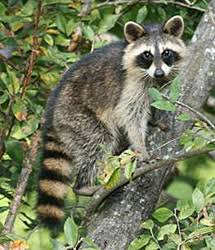
#> input picture imagenes/mapache.jpg, 215 x 250 px, found by its file name
$ python p8-mediana-1389.py
#> lines starting #> are read from the running program, lines starting #| are printed output that depends on the picture
# Eliminación de ruido con filtro Mediano
# Oscar Flores NC 1389
import cv2

# Cargar la imagen
imagen = cv2.imread("imagenes/mapache.jpg")
#> imagen is the input picture: shape (250, 215, 3); mean B, G, R 91.5, 122, 115.3

# Verificar que la imagen se haya cargado
if imagen is None:
    print("No se pudo cargar la imagen.")
    exit()

# Aplicar filtro de mediana
imagen_filtrada = cv2.medianBlur(imagen,5)
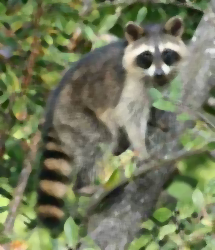
#> imagen_filtrada: shape (250, 215, 3); mean B, G, R 91.1, 121.8, 114.9
# Mostrar imágenes
cv2.imshow("mapache original 1389", imagen)
cv2.imshow("mapache con filtro de mediana 1389", imagen_filtrada)

# Guardar resultado
cv2.imwrite(
    "resultado/mapache_mediana-1389.jpg",
    imagen_filtrada
)

print("Filtro de mediana aplicado correctamente.")
print("Resultado guardado en:")
print("resultado/mapache_mediana.jpg")

# Esperar una tecla
cv2.waitKey(0)

# Cerrar ventanas
cv2.destroyAllWindows()
print("-+-+-+-+-+-+-+-+-+-+-+-+-+-+-+-+-+-+-+-+-+-")
print("Programa realizado por Oscar Flores NC 1389")
